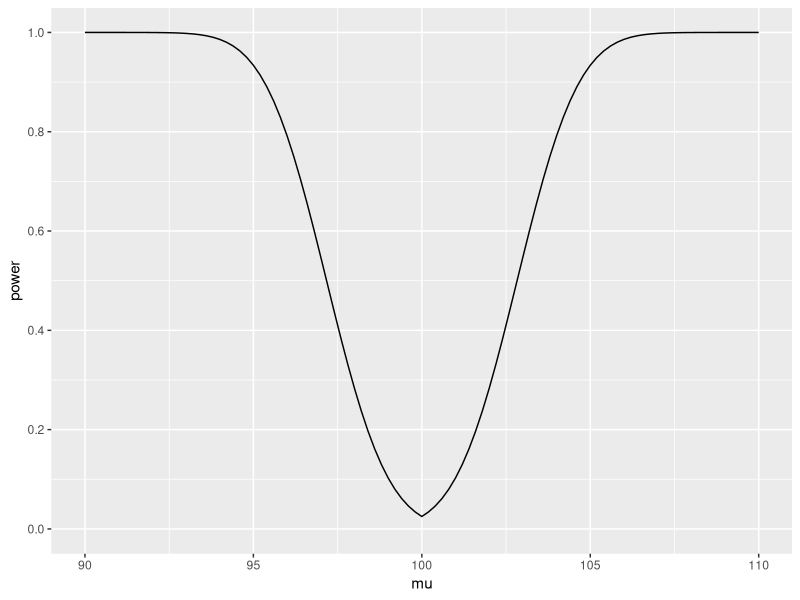
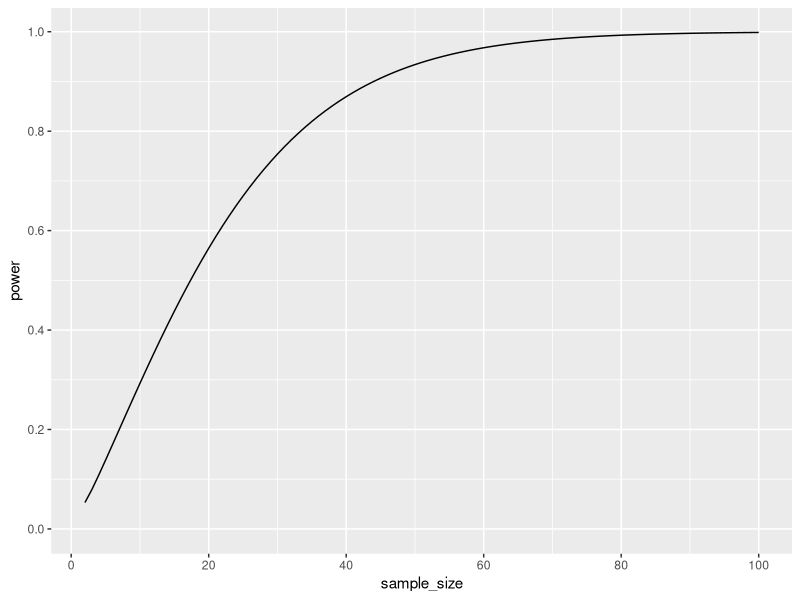
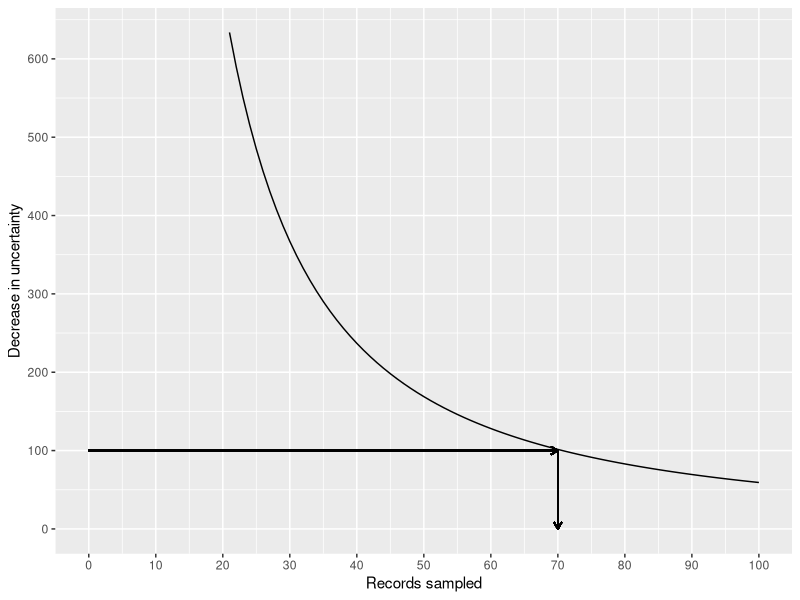

Source code (R) for these figures, in order:
## ---- chunk 1
suppressMessages(suppressWarnings(library(tidyverse)))
knitr::opts_chunk$set(echo=FALSE)
## ---- chunk 2
n <- 20:100
sigma <- 30
N <- 2000
precision <- ucl <- 1.96*N*sigma/sqrt(n)
delta <- -diff(precision)
data.frame(x=n[-1], y=delta) %>%
  ggplot(aes(x, y)) + 
    geom_line() +
    expand_limits(x=0, y=0) + 
    geom_segment(x=0, xend=70, y=100, yend=100,
      arrow = arrow(length = unit(0.2,"cm"))) +
    geom_segment(x=70, xend=70, y=100, yend=0, 
      arrow = arrow(length = unit(0.2,"cm"))) +
    scale_x_continuous(breaks=seq(0, 100, by=10)) + 
    scale_y_continuous(breaks=seq(0, 600, by=100)) + 
    xlab("Records sampled") +
    ylab("Decrease in uncertainty") -> trade_off_figure
ggsave("figure-1.png", width=4, height=3, units="in")
## ---- chunk 3
one_sample_ttest <- power.t.test(n=50, delta=seq(-10, 10, length=101), sd=10, sig.level=0.05, type="one.sample")
data.frame(mu=seq(90, 110, length=101), power=one_sample_ttest$power) %>%
  ggplot(aes(x=mu, y=power)) +
    expand_limits(y=0) +
    scale_y_continuous(breaks=seq(0, 1, length=6)) + 
    geom_line()
## ---- chunk 4
one_sample_ttest <- power.t.test(n=2:100, delta=5, sd=10, sig.level=0.05, type="one.sample")
data.frame(sample_size=2:100, power=one_sample_ttest$power) %>%
  ggplot(aes(x=sample_size, y=power)) +
    expand_limits(y=0) +
    scale_x_continuous(breaks=seq(0, 100, length=6)) + 
    scale_y_continuous(breaks=seq(0, 1, length=6)) + 
    geom_line()
